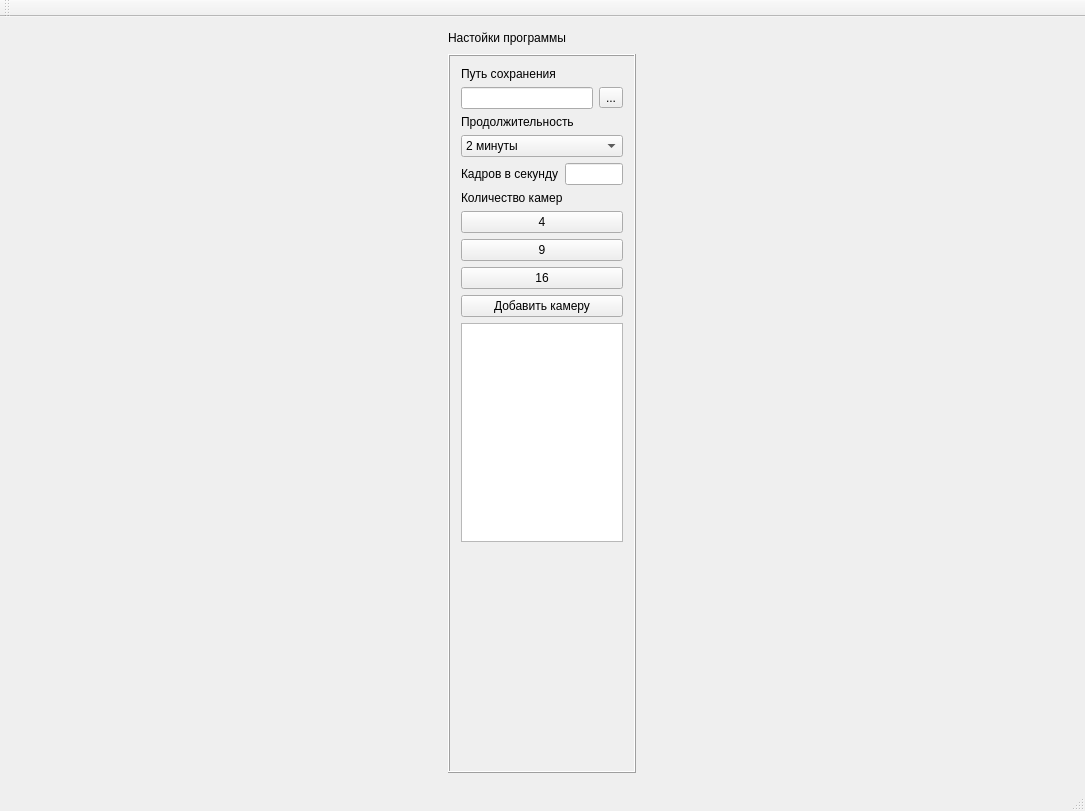
<?xml version="1.0" encoding="UTF-8"?>
<ui version="4.0">
 <class>MainWindow</class>
 <widget class="QMainWindow" name="MainWindow">
  <property name="geometry">
   <rect>
    <x>0</x>
    <y>0</y>
    <width>1085</width>
    <height>811</height>
   </rect>
  </property>
  <property name="minimumSize">
   <size>
    <width>1085</width>
    <height>811</height>
   </size>
  </property>
  <property name="windowTitle">
   <string>MainWindow</string>
  </property>
  <widget class="QWidget" name="centralWidget">
   <layout class="QHBoxLayout" name="horizontalLayout">
    <item>
     <layout class="QVBoxLayout" name="verticalLayout_4">
      <item>
       <widget class="QLabel" name="lb_settings">
        <property name="sizePolicy">
         <sizepolicy hsizetype="Maximum" vsizetype="Maximum">
          <horstretch>0</horstretch>
          <verstretch>0</verstretch>
         </sizepolicy>
        </property>
        <property name="text">
         <string>Настойки программы</string>
        </property>
       </widget>
      </item>
      <item>
       <widget class="QFrame" name="frame">
        <property name="sizePolicy">
         <sizepolicy hsizetype="Maximum" vsizetype="Minimum">
          <horstretch>0</horstretch>
          <verstretch>0</verstretch>
         </sizepolicy>
        </property>
        <property name="maximumSize">
         <size>
          <width>188</width>
          <height>719</height>
         </size>
        </property>
        <property name="frameShape">
         <enum>QFrame::Box</enum>
        </property>
        <property name="frameShadow">
         <enum>QFrame::Raised</enum>
        </property>
        <layout class="QVBoxLayout" name="verticalLayout_3">
         <item>
          <layout class="QVBoxLayout" name="verticalLayout_2">
           <item>
            <widget class="QLabel" name="label">
             <property name="sizePolicy">
              <sizepolicy hsizetype="Maximum" vsizetype="Maximum">
               <horstretch>0</horstretch>
               <verstretch>0</verstretch>
              </sizepolicy>
             </property>
             <property name="text">
              <string>Путь сохранения</string>
             </property>
            </widget>
           </item>
           <item>
            <layout class="QHBoxLayout" name="horizontalLayout_2">
             <item>
              <widget class="QLineEdit" name="le_Path"/>
             </item>
             <item>
              <widget class="QToolButton" name="pb_SetPath">
               <property name="text">
                <string>...</string>
               </property>
              </widget>
             </item>
            </layout>
           </item>
           <item>
            <widget class="QLabel" name="label_2">
             <property name="sizePolicy">
              <sizepolicy hsizetype="Maximum" vsizetype="Maximum">
               <horstretch>0</horstretch>
               <verstretch>0</verstretch>
              </sizepolicy>
             </property>
             <property name="text">
              <string>Продолжительность</string>
             </property>
            </widget>
           </item>
           <item>
            <widget class="QComboBox" name="cb_duration">
             <item>
              <property name="text">
               <string>2 минуты</string>
              </property>
             </item>
             <item>
              <property name="text">
               <string>4 минуты</string>
              </property>
             </item>
             <item>
              <property name="text">
               <string>8 минут</string>
              </property>
             </item>
             <item>
              <property name="text">
               <string>1 файл</string>
              </property>
             </item>
            </widget>
           </item>
           <item>
            <layout class="QHBoxLayout" name="horizontalLayout_3">
             <item>
              <widget class="QLabel" name="label_4">
               <property name="text">
                <string>Кадров в секунду</string>
               </property>
              </widget>
             </item>
             <item>
              <widget class="QLineEdit" name="lineEdit"/>
             </item>
            </layout>
           </item>
          </layout>
         </item>
         <item>
          <widget class="QLabel" name="label_3">
           <property name="sizePolicy">
            <sizepolicy hsizetype="Maximum" vsizetype="Maximum">
             <horstretch>0</horstretch>
             <verstretch>0</verstretch>
            </sizepolicy>
           </property>
           <property name="text">
            <string>Количество камер</string>
           </property>
          </widget>
         </item>
         <item>
          <widget class="QPushButton" name="pb_4">
           <property name="text">
            <string>4</string>
           </property>
          </widget>
         </item>
         <item>
          <widget class="QPushButton" name="pb_9">
           <property name="text">
            <string>9</string>
           </property>
          </widget>
         </item>
         <item>
          <widget class="QPushButton" name="pb_16">
           <property name="text">
            <string>16</string>
           </property>
          </widget>
         </item>
         <item>
          <widget class="QPushButton" name="pb_addCam">
           <property name="text">
            <string>Добавить камеру</string>
           </property>
          </widget>
         </item>
         <item>
          <widget class="myListView" name="lv_listOfCam">
           <property name="dragEnabled">
            <bool>false</bool>
           </property>
           <property name="dragDropMode">
            <enum>QAbstractItemView::DragOnly</enum>
           </property>
          </widget>
         </item>
         <item>
          <spacer name="verticalSpacer">
           <property name="orientation">
            <enum>Qt::Vertical</enum>
           </property>
           <property name="sizeHint" stdset="0">
            <size>
             <width>20</width>
             <height>40</height>
            </size>
           </property>
          </spacer>
         </item>
        </layout>
       </widget>
      </item>
     </layout>
    </item>
    <item>
     <layout class="QGridLayout" name="gridLayout">
      <property name="sizeConstraint">
       <enum>QLayout::SetDefaultConstraint</enum>
      </property>
      <property name="spacing">
       <number>2</number>
      </property>
     </layout>
    </item>
   </layout>
  </widget>
  <widget class="QMenuBar" name="menuBar">
   <property name="geometry">
    <rect>
     <x>0</x>
     <y>0</y>
     <width>1085</width>
     <height>21</height>
    </rect>
   </property>
  </widget>
  <widget class="QToolBar" name="mainToolBar">
   <attribute name="toolBarArea">
    <enum>TopToolBarArea</enum>
   </attribute>
   <attribute name="toolBarBreak">
    <bool>false</bool>
   </attribute>
  </widget>
  <widget class="QStatusBar" name="statusBar"/>
 </widget>
 <layoutdefault spacing="6" margin="11"/>
 <customwidgets>
  <customwidget>
   <class>myListView</class>
   <extends>QListView</extends>
   <header location="global">mylistview.h</header>
  </customwidget>
 </customwidgets>
 <resources/>
 <connections/>
</ui>
